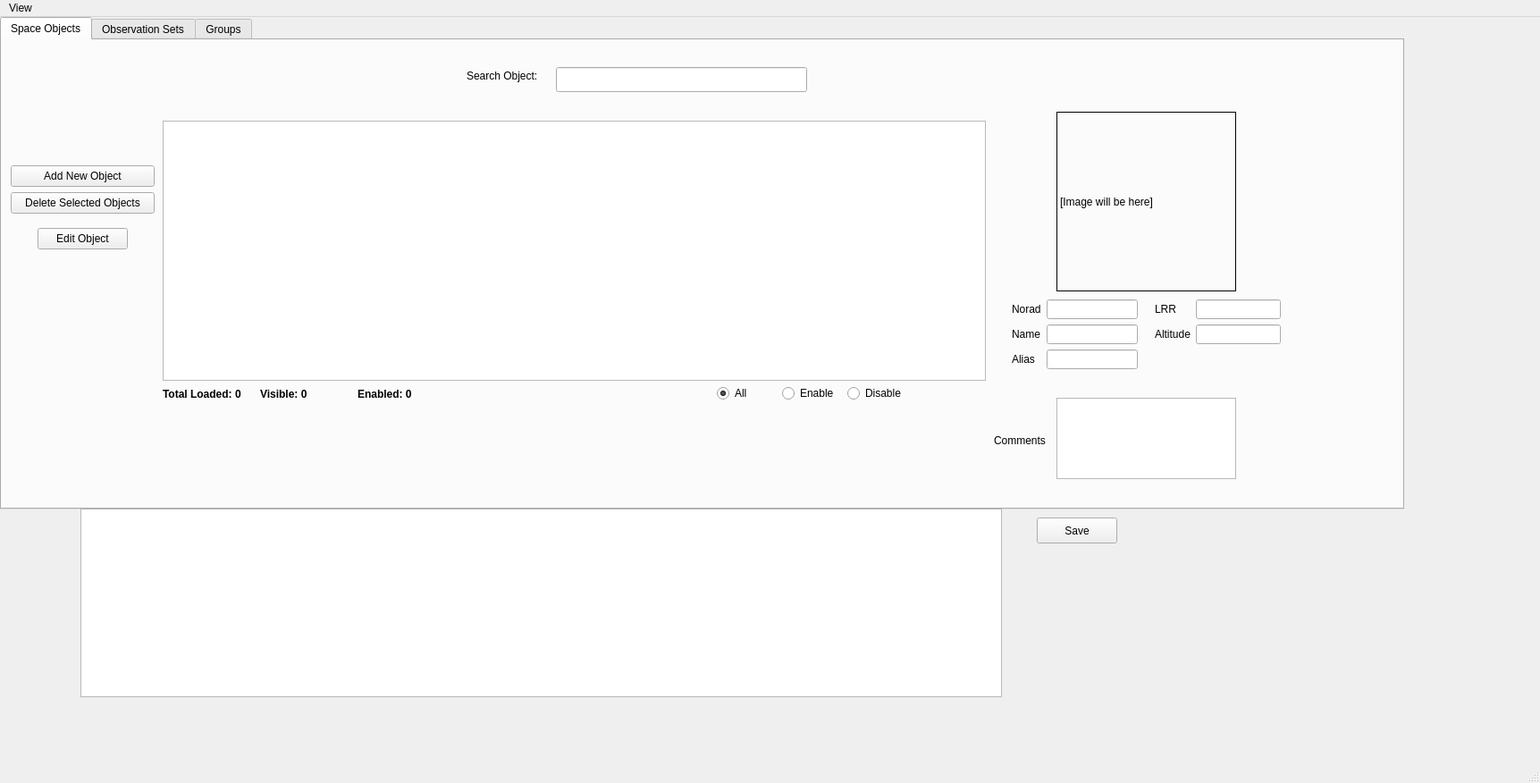
<?xml version="1.0" encoding="UTF-8"?>
<ui version="4.0">
 <class>MainWindow</class>
 <widget class="QMainWindow" name="MainWindow">
  <property name="geometry">
   <rect>
    <x>0</x>
    <y>0</y>
    <width>1723</width>
    <height>876</height>
   </rect>
  </property>
  <property name="windowTitle">
   <string>MainWindow</string>
  </property>
  <widget class="QWidget" name="centralwidget">
   <widget class="QTabWidget" name="tabWidget">
    <property name="geometry">
     <rect>
      <x>0</x>
      <y>0</y>
      <width>1571</width>
      <height>551</height>
     </rect>
    </property>
    <property name="currentIndex">
     <number>0</number>
    </property>
    <widget class="QWidget" name="tab">
     <attribute name="title">
      <string>Space Objects</string>
     </attribute>
     <widget class="QTableWidget" name="mainObjectTable">
      <property name="geometry">
       <rect>
        <x>180</x>
        <y>90</y>
        <width>921</width>
        <height>291</height>
       </rect>
      </property>
     </widget>
     <widget class="QPushButton" name="addNewObjectSetButton">
      <property name="geometry">
       <rect>
        <x>10</x>
        <y>140</y>
        <width>161</width>
        <height>24</height>
       </rect>
      </property>
      <property name="text">
       <string>Add New Object</string>
      </property>
     </widget>
     <widget class="QPushButton" name="deleteObjectSetButton">
      <property name="geometry">
       <rect>
        <x>10</x>
        <y>170</y>
        <width>161</width>
        <height>24</height>
       </rect>
      </property>
      <property name="text">
       <string>Delete Selected Objects</string>
      </property>
     </widget>
     <widget class="QPushButton" name="editObjectButton">
      <property name="geometry">
       <rect>
        <x>40</x>
        <y>210</y>
        <width>101</width>
        <height>24</height>
       </rect>
      </property>
      <property name="text">
       <string>Edit Object</string>
      </property>
     </widget>
     <widget class="QLabel" name="setsDetailImageLabel">
      <property name="geometry">
       <rect>
        <x>1180</x>
        <y>80</y>
        <width>201</width>
        <height>201</height>
       </rect>
      </property>
      <property name="frameShape">
       <enum>QFrame::Shape::Box</enum>
      </property>
      <property name="text">
       <string>[Image will be here]</string>
      </property>
      <property name="scaledContents">
       <bool>true</bool>
      </property>
     </widget>
     <widget class="QWidget" name="formLayoutWidget">
      <property name="geometry">
       <rect>
        <x>1130</x>
        <y>290</y>
        <width>141</width>
        <height>100</height>
       </rect>
      </property>
      <layout class="QFormLayout" name="formLayout_4">
       <item row="0" column="1">
        <widget class="QLineEdit" name="setsDetailNorad">
         <property name="readOnly">
          <bool>true</bool>
         </property>
        </widget>
       </item>
       <item row="1" column="1">
        <widget class="QLineEdit" name="setsDetailName">
         <property name="readOnly">
          <bool>true</bool>
         </property>
        </widget>
       </item>
       <item row="2" column="1">
        <widget class="QLineEdit" name="setsDetailAlias">
         <property name="readOnly">
          <bool>true</bool>
         </property>
        </widget>
       </item>
       <item row="0" column="0">
        <widget class="QLabel" name="label_7">
         <property name="text">
          <string>Norad</string>
         </property>
        </widget>
       </item>
       <item row="1" column="0">
        <widget class="QLabel" name="label_8">
         <property name="text">
          <string>Name</string>
         </property>
        </widget>
       </item>
       <item row="2" column="0">
        <widget class="QLabel" name="label_9">
         <property name="text">
          <string>Alias</string>
         </property>
        </widget>
       </item>
      </layout>
     </widget>
     <widget class="QWidget" name="formLayoutWidget_2">
      <property name="geometry">
       <rect>
        <x>1290</x>
        <y>290</y>
        <width>141</width>
        <height>91</height>
       </rect>
      </property>
      <layout class="QFormLayout" name="formLayout_5">
       <item row="0" column="0">
        <widget class="QLabel" name="label_10">
         <property name="text">
          <string>LRR</string>
         </property>
        </widget>
       </item>
       <item row="0" column="1">
        <widget class="QLineEdit" name="setsDetailLrr">
         <property name="readOnly">
          <bool>true</bool>
         </property>
        </widget>
       </item>
       <item row="1" column="0">
        <widget class="QLabel" name="label_11">
         <property name="text">
          <string>Altitude</string>
         </property>
        </widget>
       </item>
       <item row="1" column="1">
        <widget class="QLineEdit" name="setsDetailAltitude">
         <property name="readOnly">
          <bool>true</bool>
         </property>
        </widget>
       </item>
      </layout>
     </widget>
     <widget class="QTextEdit" name="setsDetailComments">
      <property name="geometry">
       <rect>
        <x>1180</x>
        <y>400</y>
        <width>201</width>
        <height>91</height>
       </rect>
      </property>
      <property name="readOnly">
       <bool>true</bool>
      </property>
     </widget>
     <widget class="QLabel" name="label_12">
      <property name="geometry">
       <rect>
        <x>1110</x>
        <y>440</y>
        <width>61</width>
        <height>16</height>
       </rect>
      </property>
      <property name="text">
       <string>Comments</string>
      </property>
     </widget>
     <widget class="QWidget" name="horizontalLayoutWidget">
      <property name="geometry">
       <rect>
        <x>800</x>
        <y>380</y>
        <width>213</width>
        <height>31</height>
       </rect>
      </property>
      <layout class="QHBoxLayout" name="horizontalLayout">
       <item>
        <widget class="QRadioButton" name="filterAllRadio">
         <property name="text">
          <string>All</string>
         </property>
         <property name="checked">
          <bool>true</bool>
         </property>
        </widget>
       </item>
       <item>
        <widget class="QRadioButton" name="filterEnabledRadio">
         <property name="text">
          <string>Enable</string>
         </property>
        </widget>
       </item>
       <item>
        <widget class="QRadioButton" name="filterDisabledRadio">
         <property name="text">
          <string>Disable</string>
         </property>
        </widget>
       </item>
      </layout>
     </widget>
     <widget class="QWidget" name="horizontalLayoutWidget_2">
      <property name="geometry">
       <rect>
        <x>180</x>
        <y>380</y>
        <width>321</width>
        <height>31</height>
       </rect>
      </property>
      <layout class="QHBoxLayout" name="horizontalLayout_2">
       <item>
        <widget class="QLabel" name="lblCountTotal">
         <property name="font">
          <font>
           <bold>true</bold>
          </font>
         </property>
         <property name="text">
          <string>Total Loaded: 0</string>
         </property>
        </widget>
       </item>
       <item>
        <widget class="QLabel" name="lblCountVisible">
         <property name="font">
          <font>
           <bold>true</bold>
          </font>
         </property>
         <property name="text">
          <string>Visible: 0</string>
         </property>
        </widget>
       </item>
       <item>
        <widget class="QLabel" name="lblCountEnabled">
         <property name="font">
          <font>
           <bold>true</bold>
          </font>
         </property>
         <property name="text">
          <string>Enabled: 0</string>
         </property>
        </widget>
       </item>
      </layout>
     </widget>
     <widget class="QLineEdit" name="LineEditSpaceObjects">
      <property name="geometry">
       <rect>
        <x>620</x>
        <y>30</y>
        <width>281</width>
        <height>28</height>
       </rect>
      </property>
     </widget>
     <widget class="QLabel" name="label_3">
      <property name="geometry">
       <rect>
        <x>520</x>
        <y>30</y>
        <width>101</width>
        <height>20</height>
       </rect>
      </property>
      <property name="text">
       <string>Search Object:</string>
      </property>
     </widget>
    </widget>
    <widget class="QWidget" name="tab_3">
     <attribute name="title">
      <string>Observation Sets</string>
     </attribute>
     <widget class="QGroupBox" name="groupBox">
      <property name="geometry">
       <rect>
        <x>0</x>
        <y>0</y>
        <width>1531</width>
        <height>501</height>
       </rect>
      </property>
      <property name="title">
       <string>Set Filtering and Management</string>
      </property>
      <widget class="QListWidget" name="setsListWidget">
       <property name="geometry">
        <rect>
         <x>10</x>
         <y>90</y>
         <width>161</width>
         <height>291</height>
        </rect>
       </property>
       <property name="selectionMode">
        <enum>QAbstractItemView::SelectionMode::MultiSelection</enum>
       </property>
      </widget>
      <widget class="QLineEdit" name="newSetLineEdit">
       <property name="geometry">
        <rect>
         <x>200</x>
         <y>170</y>
         <width>113</width>
         <height>22</height>
        </rect>
       </property>
      </widget>
      <widget class="QPushButton" name="createSetButton">
       <property name="geometry">
        <rect>
         <x>220</x>
         <y>200</y>
         <width>75</width>
         <height>24</height>
        </rect>
       </property>
       <property name="text">
        <string>Create Set</string>
       </property>
      </widget>
      <widget class="QPushButton" name="deleteSetButton">
       <property name="geometry">
        <rect>
         <x>210</x>
         <y>230</y>
         <width>91</width>
         <height>24</height>
        </rect>
       </property>
       <property name="text">
        <string>Delete Set</string>
       </property>
      </widget>
      <widget class="QPushButton" name="assignToSetButton">
       <property name="geometry">
        <rect>
         <x>190</x>
         <y>270</y>
         <width>131</width>
         <height>24</height>
        </rect>
       </property>
       <property name="text">
        <string>Add Object to Set</string>
       </property>
      </widget>
      <widget class="QPushButton" name="removeFromSetButton">
       <property name="geometry">
        <rect>
         <x>180</x>
         <y>300</y>
         <width>151</width>
         <height>24</height>
        </rect>
       </property>
       <property name="text">
        <string>Delete Object from Set</string>
       </property>
      </widget>
      <widget class="QTableWidget" name="setsViewTable">
       <property name="geometry">
        <rect>
         <x>340</x>
         <y>90</y>
         <width>1141</width>
         <height>291</height>
        </rect>
       </property>
      </widget>
      <widget class="QCheckBox" name="CheckBoxSets">
       <property name="geometry">
        <rect>
         <x>190</x>
         <y>330</y>
         <width>141</width>
         <height>25</height>
        </rect>
       </property>
       <property name="text">
        <string>Lock View Mode</string>
       </property>
      </widget>
      <widget class="QLineEdit" name="searchLineEditSet">
       <property name="geometry">
        <rect>
         <x>630</x>
         <y>40</y>
         <width>281</width>
         <height>28</height>
        </rect>
       </property>
      </widget>
      <widget class="QLabel" name="label_2">
       <property name="geometry">
        <rect>
         <x>530</x>
         <y>40</y>
         <width>101</width>
         <height>20</height>
        </rect>
       </property>
       <property name="text">
        <string>Search Object:</string>
       </property>
      </widget>
     </widget>
    </widget>
    <widget class="QWidget" name="tab_2">
     <attribute name="title">
      <string>Groups</string>
     </attribute>
     <widget class="QPushButton" name="removeFromGroupButton">
      <property name="geometry">
       <rect>
        <x>180</x>
        <y>300</y>
        <width>151</width>
        <height>24</height>
       </rect>
      </property>
      <property name="text">
       <string>Delete Object from Group</string>
      </property>
     </widget>
     <widget class="QPushButton" name="assignToGroupButton">
      <property name="geometry">
       <rect>
        <x>190</x>
        <y>270</y>
        <width>131</width>
        <height>24</height>
       </rect>
      </property>
      <property name="text">
       <string>Add Object to Group</string>
      </property>
     </widget>
     <widget class="QListWidget" name="groupsListWidget">
      <property name="geometry">
       <rect>
        <x>10</x>
        <y>90</y>
        <width>161</width>
        <height>291</height>
       </rect>
      </property>
      <property name="selectionMode">
       <enum>QAbstractItemView::SelectionMode::MultiSelection</enum>
      </property>
     </widget>
     <widget class="QPushButton" name="createGroupButton">
      <property name="geometry">
       <rect>
        <x>220</x>
        <y>200</y>
        <width>75</width>
        <height>24</height>
       </rect>
      </property>
      <property name="text">
       <string>Create Group</string>
      </property>
     </widget>
     <widget class="QLineEdit" name="newGroupLineEdit">
      <property name="geometry">
       <rect>
        <x>200</x>
        <y>170</y>
        <width>113</width>
        <height>22</height>
       </rect>
      </property>
     </widget>
     <widget class="QPushButton" name="deleteGroupButton">
      <property name="geometry">
       <rect>
        <x>210</x>
        <y>230</y>
        <width>91</width>
        <height>24</height>
       </rect>
      </property>
      <property name="text">
       <string>Delete Group</string>
      </property>
     </widget>
     <widget class="QTableWidget" name="groupsViewTable">
      <property name="geometry">
       <rect>
        <x>340</x>
        <y>90</y>
        <width>1141</width>
        <height>291</height>
       </rect>
      </property>
     </widget>
     <widget class="QCheckBox" name="CheckBoxGroups">
      <property name="geometry">
       <rect>
        <x>190</x>
        <y>330</y>
        <width>141</width>
        <height>25</height>
       </rect>
      </property>
      <property name="text">
       <string>Lock View Mode</string>
      </property>
     </widget>
     <widget class="QLineEdit" name="searchLineEditGroups">
      <property name="geometry">
       <rect>
        <x>630</x>
        <y>40</y>
        <width>281</width>
        <height>28</height>
       </rect>
      </property>
     </widget>
     <widget class="QLabel" name="label">
      <property name="geometry">
       <rect>
        <x>530</x>
        <y>40</y>
        <width>101</width>
        <height>20</height>
       </rect>
      </property>
      <property name="text">
       <string>Search Object:</string>
      </property>
     </widget>
    </widget>
   </widget>
   <widget class="QTableWidget" name="logTable">
    <property name="geometry">
     <rect>
      <x>90</x>
      <y>550</y>
      <width>1031</width>
      <height>211</height>
     </rect>
    </property>
    <property name="editTriggers">
     <set>QAbstractItemView::EditTrigger::NoEditTriggers</set>
    </property>
    <property name="selectionBehavior">
     <enum>QAbstractItemView::SelectionBehavior::SelectRows</enum>
    </property>
    <attribute name="verticalHeaderVisible">
     <bool>false</bool>
    </attribute>
   </widget>
   <widget class="QPushButton" name="GlobalSaveButton">
    <property name="geometry">
     <rect>
      <x>1160</x>
      <y>560</y>
      <width>90</width>
      <height>29</height>
     </rect>
    </property>
    <property name="text">
     <string>Save</string>
    </property>
   </widget>
  </widget>
  <widget class="QMenuBar" name="menubar">
   <property name="geometry">
    <rect>
     <x>0</x>
     <y>0</y>
     <width>1723</width>
     <height>25</height>
    </rect>
   </property>
   <widget class="QMenu" name="menuView">
    <property name="title">
     <string>View</string>
    </property>
    <addaction name="actionShowLogs"/>
   </widget>
   <addaction name="menuView"/>
  </widget>
  <widget class="QStatusBar" name="statusbar"/>
  <action name="actionShowLogs">
   <property name="text">
    <string>Show Logs</string>
   </property>
  </action>
 </widget>
 <resources/>
 <connections/>
</ui>
